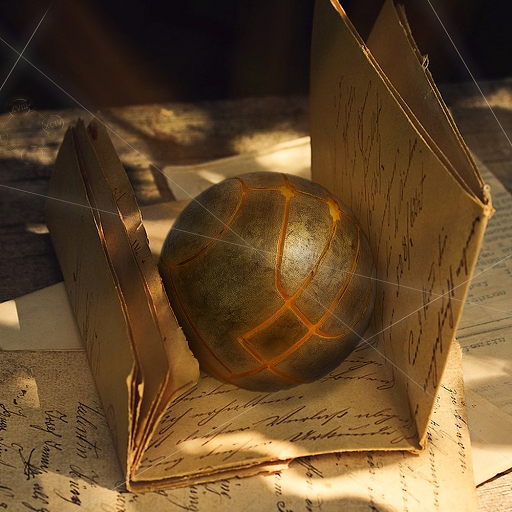
%> input picture Eden.png, 512 x 512 px
$ octave kadai2.m   (GNU Octave 9; MATLAB toolbox functions it lacks are replaced by stand-ins)
%> lines starting %> are read from the running program, lines starting %| are printed output that depends on the picture; in (x1, y1, x2, y2) boxes, pixels count from 0 and x2, y2 are one past the last pixel; in counts of white or black regions, pixels touching at a corner belong together; the program's own positions count from 1
% 課題２　階調数と疑似輪郭
% ２階調，４階調，８階調の画像を生成せよ．
% 下記はサンプルプログラムである．
% 課題作成にあたっては「Lenna」以外の画像を用いよ．

clear; % 変数のオールクリア

ORG=imread('Eden.png'); % 原画像の入力
%> ORG is the input picture: size 512x512x3 uint8; mean R, G, B 100.1, 73.4, 43
ORG = rgb2gray(ORG); colormap(gray); colorbar;
imagesc(ORG); axis image; % 画像の表示
pause; % 一時停止

% ２階調画像の生成
IMG = ORG>128;
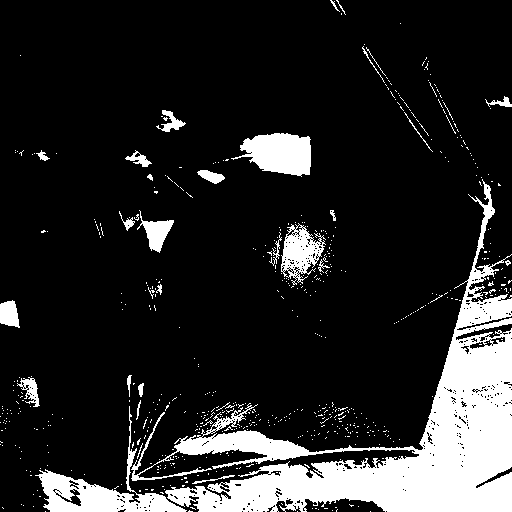
%> IMG: size 512x512 logical; 15.3% white; 608 white regions (577 under 20 px), largest, box (x1, y1, x2, y2) and area: (131, 179, 512, 512) 28789, (35, 406, 187, 512) 3278, (231, 133, 311, 177) 2341
imagesc(IMG); colormap(gray); colorbar;  axis image;
pause;

% ４階調画像の生成
IMG0 = ORG>64;
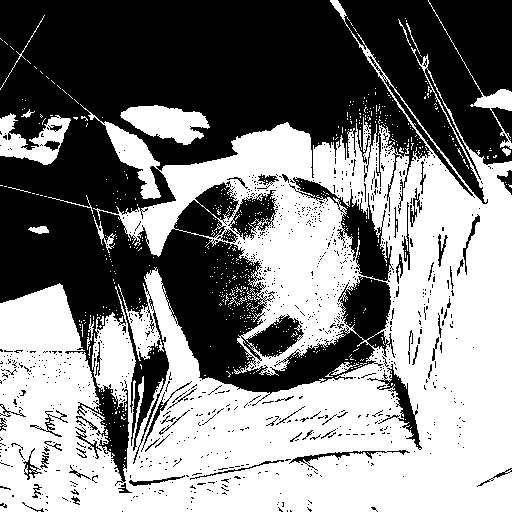
%> IMG0: size 512x512 logical; 51% white; 999 black regions (936 under 20 px), largest, box (x1, y1, x2, y2) and area: (0, 0, 512, 486) 116428, (289, 177, 394, 282) 2797, (228, 190, 278, 240) 1169
IMG1 = ORG>128;
IMG2 = ORG>192;
%> IMG2: size 512x512 logical; 6% white; 120 white regions (112 under 20 px), largest, box (x1, y1, x2, y2) and area: (261, 343, 512, 512) 12369, (258, 137, 311, 173) 1296, (203, 434, 310, 460) 1127
IMG = IMG0 + IMG1 + IMG2;
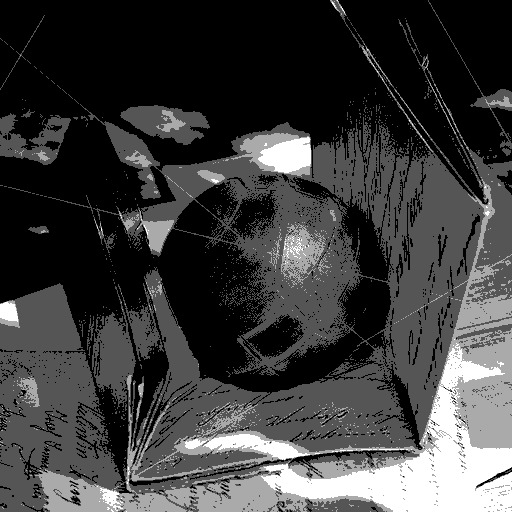
%> IMG: size 512x512 double; min 0, max 3, mean 0.723; drawn with min black and max white
imagesc(IMG); colormap(gray); colorbar;  axis image;

% ８階調画像の生成
IMG0 = ORG>32;
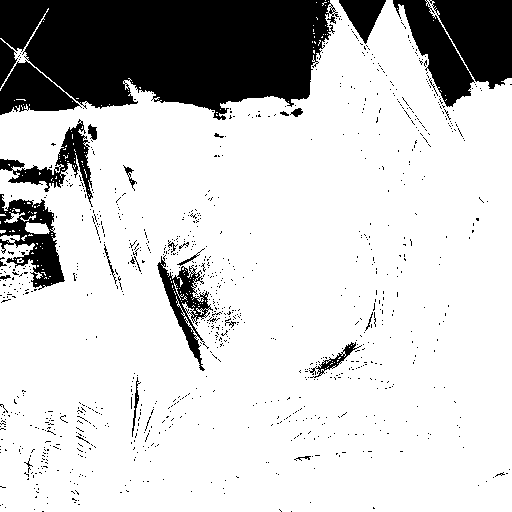
%> IMG0: size 512x512 logical; 80% white; 993 black regions (967 under 20 px), largest, box (x1, y1, x2, y2) and area: (0, 0, 339, 120) 32800, (393, 0, 512, 107) 8284, (0, 194, 65, 290) 2880
IMG1 = ORG>64;
IMG2 = ORG>96;
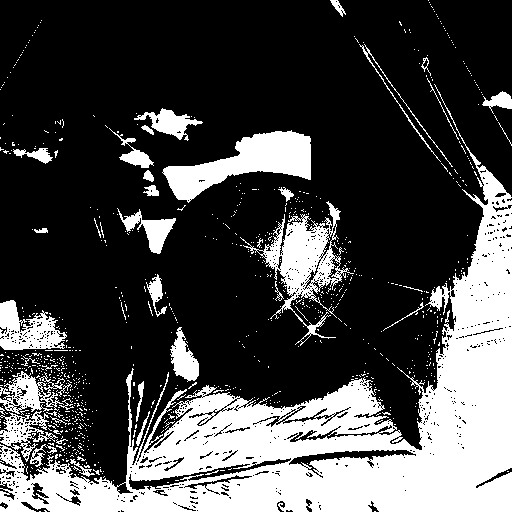
%> IMG2: size 512x512 logical; 28.4% white; 877 white regions (833 under 20 px), largest, box (x1, y1, x2, y2) and area: (0, 84, 512, 512) 53107, (162, 130, 311, 203) 4805, (240, 201, 354, 346) 4285
IMG3 = ORG>128;
IMG4 = ORG>160;
%> IMG4: size 512x512 logical; 8.4% white; 298 white regions (283 under 20 px), largest, box (x1, y1, x2, y2) and area: (179, 331, 512, 512) 16506, (248, 136, 311, 174) 1803, (63, 480, 135, 512) 1172
IMG5 = ORG>192;
IMG6 = ORG>224;
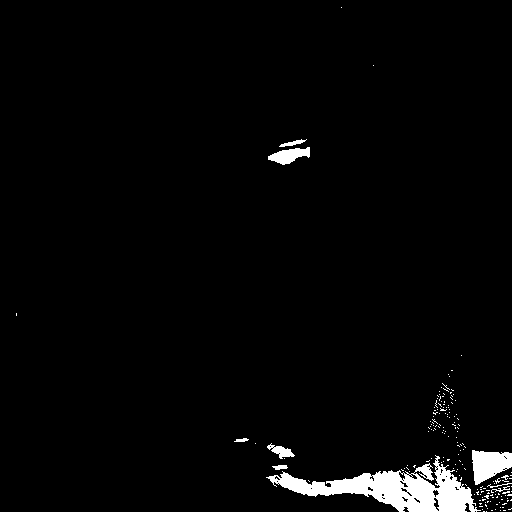
%> IMG6: size 512x512 logical; 2.7% white; 175 white regions (166 under 20 px), largest, box (x1, y1, x2, y2) and area: (266, 455, 481, 512) 4806, (472, 450, 512, 485) 948, (268, 147, 310, 165) 431
IMG = IMG0 + IMG1 + IMG2 + IMG3 + IMG4 + IMG5 + IMG6;
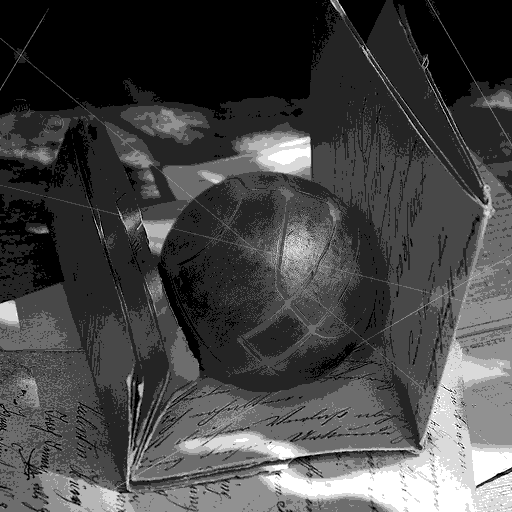
%> IMG: size 512x512 double; min 0, max 7, mean 1.92; drawn with min black and max white
imagesc(IMG); colormap(gray); colorbar;  axis image;
